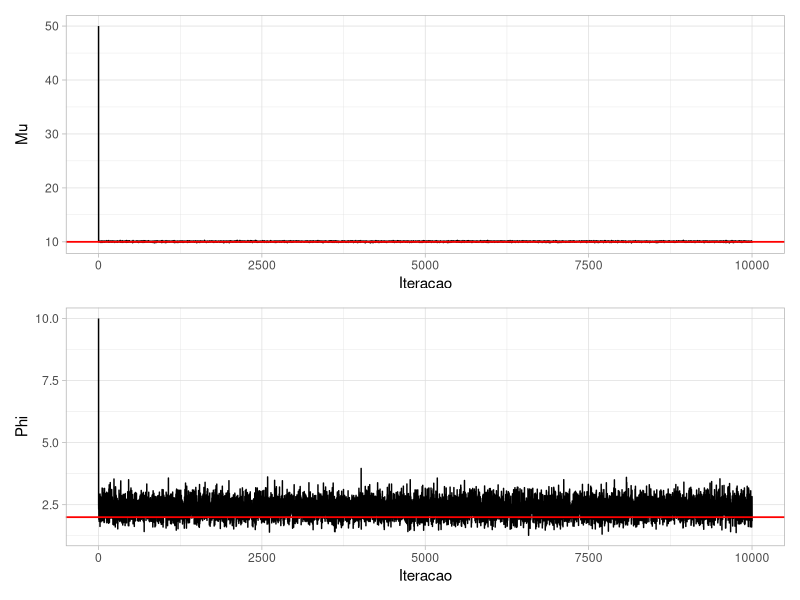
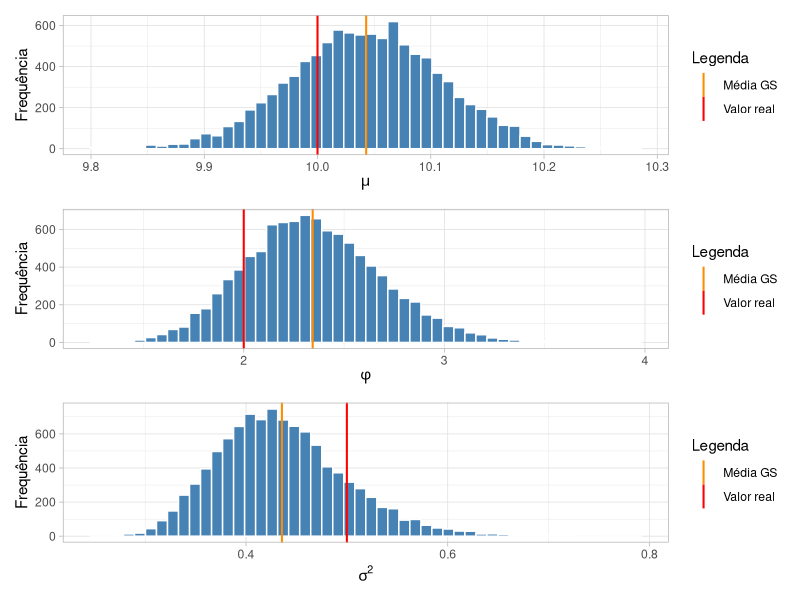

These figures' R source, in order:
## ---- chunk 1
library(tidyverse)
library(ggplot2)
library(patchwork)
library(coda)
library(knitr)
## ---- chunk 2
# gerando dados artificiais.
n = 100 # tamanho amostral.
mu_real = 10 # mu real.
phi_real = 2 # phi real.
y = rnorm(n,mu_real,sqrt(1/phi_real))
# especificacoes a priori.
m = 5; v = 100; # mu ~ N(m,v).
a = 0.01; b = 0.01; # phi ~ Ga(a,b).
# semente de inicializacao da cadeia MCMC.
mu = 50; phi = 10;
# numero total de iteracoes.
N = 10000
# objetos auxiliares para salvar as cadeias.
save_mu = mu; save_phi = phi;

for(j in 1:N){
  # concidional completa de mu.
  vs = 1/(n*phi + 1/v)
  ms = vs * (phi*sum(y) + m/v)
  mu = rnorm(1,ms,sqrt(vs))
  # concidional completa de phi.
  as = a + n/2
  bs = b + 0.5*(sum(y^2) -2*mu*sum(y) +n*mu^2)
  phi = rgamma(1,as,rate=bs)
  # salvando cadeia.
  save_mu = c(save_mu, mu)
  save_phi = c(save_phi, phi)
}

df_mu <- data.frame(Mu = save_mu, Iteracao = 1:(N+1))
df_phi <- data.frame(Phi = save_phi, Iteracao = 1:(N+1))

grafico1 <- ggplot(df_mu, aes(x = Iteracao, y = Mu)) +
  geom_line() +
  geom_hline(yintercept = mu_real, color = "red",
             linetype = "solid", linewidth = 0.6) +
  theme_light()

grafico2 <- ggplot(df_phi, aes(x = Iteracao, y = Phi)) +
  geom_line() +
  geom_hline(yintercept = phi_real, color = "red",
             linetype = "solid", linewidth = 0.6) +
  theme_light()

grafico1 / grafico2

# Remover burn-in
save_mu <- save_mu[10:10000]
save_phi <- save_phi[10:10000]
save_var <- 1 / save_phi
save_dp <- sqrt(save_var)

calc_moda <- function(x) {
  d <- density(x)
  d$x[which.max(d$y)]
}

# Calcular estatísticas para cada parâmetro
tabela <- tibble::tibble(
  Parâmetro = c("mu", "phi", "sigma^2", "sigma"),
  `Valor real` = c(mu_real, phi_real, 1/phi_real, sqrt(1/phi_real)),
  Média = c(mean(save_mu), mean(save_phi), mean(save_var), mean(save_dp)),
  Moda = c(calc_moda(save_mu), calc_moda(save_phi), calc_moda(save_var), calc_moda(save_dp)),
  Mediana = c(median(save_mu), median(save_phi), median(save_var), median(save_dp)),
  `Desvio padrão` = c(sd(save_mu), sd(save_phi), sd(save_var), sd(save_dp)),
  `HPD 2.5%` = c(
    HPDinterval(as.mcmc(save_mu), prob = 0.95)[1],
    HPDinterval(as.mcmc(save_phi), prob = 0.95)[1],
    HPDinterval(as.mcmc(save_var), prob = 0.95)[1],
    HPDinterval(as.mcmc(save_dp), prob = 0.95)[1]
  ),
  `HPD 97.5%` = c(
    HPDinterval(as.mcmc(save_mu), prob = 0.95)[2],
    HPDinterval(as.mcmc(save_phi), prob = 0.95)[2],
    HPDinterval(as.mcmc(save_var), prob = 0.95)[2],
    HPDinterval(as.mcmc(save_dp), prob = 0.95)[2]
  )
)

kable(tabela)
## ---- chunk 3
df_mu <- data.frame(Mu = save_mu)
df_phi <- data.frame(Phi = save_phi)
df_var <- data.frame(Sigma2 = save_var)

vlines_mu <- data.frame(
  valor = c(mu_real, mean(df_mu$Mu)),
  tipo = c("Valor real", "Média GS")
)
grafico1 <- ggplot(df_mu, aes(x = Mu)) +
  geom_histogram(bins = 50, fill = "steelblue", color = "white") +
  geom_vline(data = vlines_mu, aes(xintercept = valor, color = tipo), linewidth = 0.7) +
  scale_color_manual(values = c("Valor real" = "red", "Média GS" = "darkorange")) +
  labs(x = expression(mu),
       y = "Frequência",
       color = "Legenda") +
  theme_light()


vlines_phi <- data.frame(
  valor = c(phi_real, mean(df_phi$Phi)),
  tipo = c("Valor real", "Média GS")
)
grafico2 <- ggplot(df_phi, aes(x = Phi)) +
  geom_histogram(bins = 50, fill = "steelblue", color = "white") +
  geom_vline(data = vlines_phi, aes(xintercept = valor, color = tipo), linewidth = 0.7) +
  scale_color_manual(values = c("Valor real" = "red", "Média GS" = "darkorange")) +
  labs(x = expression(phi),
       y = "Frequência",
       color = "Legenda") +
  theme_light()



vlines_sigma <- data.frame(
  valor = c(1/phi_real, mean(df_var$Sigma2)),
  tipo = c("Valor real", "Média GS")
)
grafico3 <- ggplot(df_var, aes(x = Sigma2)) +
  geom_histogram(bins = 50, fill = "steelblue", color = "white") +
  geom_vline(data = vlines_sigma, aes(xintercept = valor, color = tipo), linewidth = 0.7) +
  scale_color_manual(values = c("Valor real" = "red", "Média GS" = "darkorange")) +
  labs(x = expression(sigma^2),
       y = "Frequência",
       color = "Legenda") +
  theme_light()

grafico1 / grafico2 / grafico3

